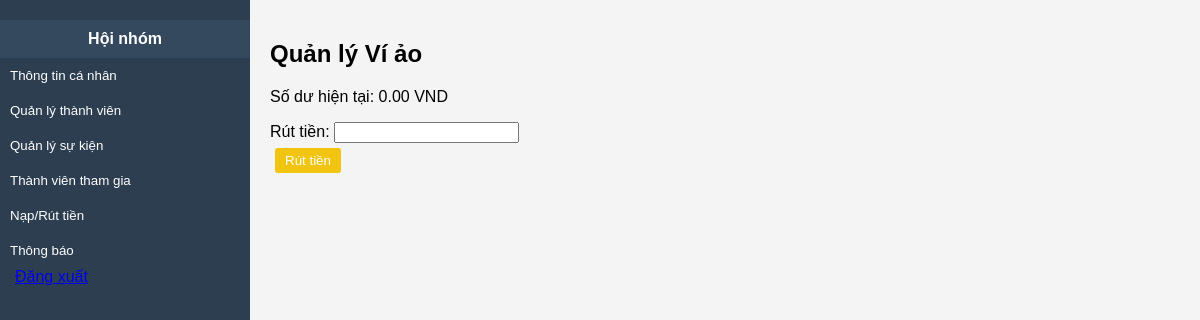
Before: /group/money/ (signed in) with the older database file.
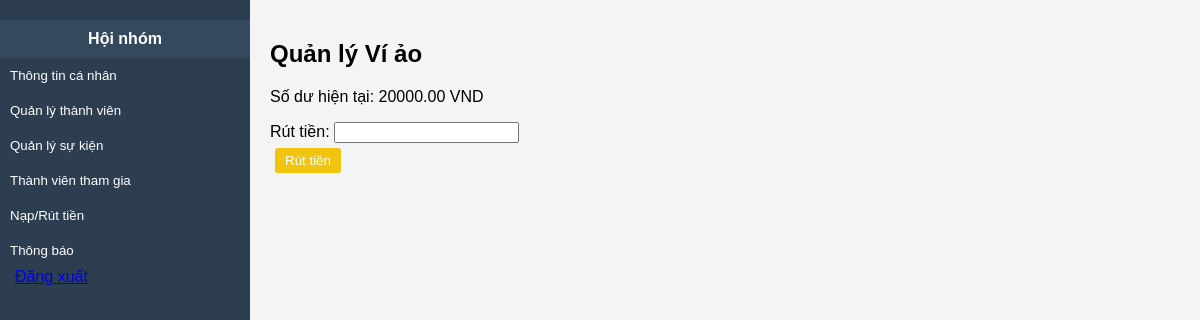
After: the same page with the newer database file.
### my_app/models.py (models this page shows)
class Accounts(models.Model):
    account_id = models.AutoField(primary_key=True)
    user = models.ForeignKey(Users, models.DO_NOTHING, blank=True, null=True)  # ForeignKey from myapp's Users model
    balance = models.DecimalField(max_digits=15, decimal_places=2, blank=True, null=True)
    account_type = models.CharField(max_length=50, blank=True, null=True)
    status = models.CharField(max_length=50, blank=True, null=True)
    created_at = models.DateTimeField(blank=True, null=True)
    class Meta:
        managed = True
        db_table = 'accounts'

### my_app/views.py (the view, shortened to what this page needs)
# urls.py: path('group/money/', money_view, name='money'),
def money_view(request):
    user = Users.objects.get(username=request.user.username)
    account = Accounts.objects.get(user=user)
    context = {
        'account': account,  # Pass the account balance to the template
    }
    return render(request, 'group/money.html', context)

### my_app/templates/group/money.html (shortened to what this page needs)
<!DOCTYPE html>
<html lang="vi">
<head>
</head>
<body>
  <div class="sidebar">
    <div class="admin-info">Hội nhóm</div>
    <button onclick="window.location.href='{% url 'profile' %}'">Thông tin cá nhân</button>
    <button onclick="window.location.href='{% url 'member' %}'">Quản lý thành viên</button>
    <button onclick="window.location.href='{% url 'event_list_group' %}'">Quản lý sự kiện</button>
    <button onclick="window.location.href='{% url 'event_detail' %}'">Thành viên tham gia</button>
    <button onclick="window.location.href='{% url 'money' %}'">Nạp/Rút tiền</button>
    <button onclick="window.location.href='{% url 'noti' %}'">Thông báo</button>
    <a href="{% url 'logout' %}" class="btn btn-outline-danger">Đăng xuất</a>
  </div>
  <div class="content">
    <h2>Quản lý Ví ảo</h2>
    <p>Số dư hiện tại: <span>{{ account.balance|floatformat:2 }} VND</span></p>
    <form method="POST" class="withdraw-form">
        <div class="form-group">
            <label for="withdraw_amount">Rút tiền:</label>
            <input type="number" id="withdraw_amount" name="amount" min="0" class="form-control" required />
        </div>
        <button type="submit" name="withdraw" class="btn btn-warning">Rút tiền</button>
    </form>
  </div>
</body>
</html>

Changed rows visible on the page:
changed Accounts: balance "0.00" → "20000.00"
